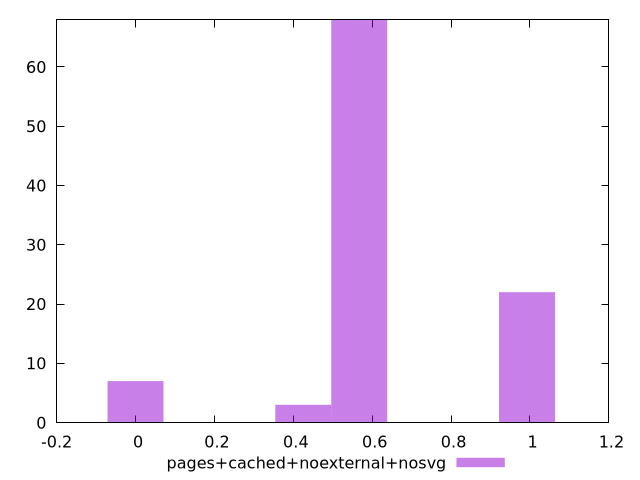

This figure's gnuplot source:
$_pagesCachedNoexternalNosvg <<EOF
0.9925573485285468 22
0.5671756277305982 68
0.4253817207979486 3
0 7
EOF
set key outside below
set terminal pngcairo
set output "report_00004_2020-11-02T20-21-41.718Z/cumulative-layout-shift/pages+cached+noexternal+nosvg//hist.png"
set yrange [0:68]
set boxwidth 0.14179390693264954
set style fill transparent solid 0.5 noborder
plot $_pagesCachedNoexternalNosvg title "pages+cached+noexternal+nosvg" with boxes ,
